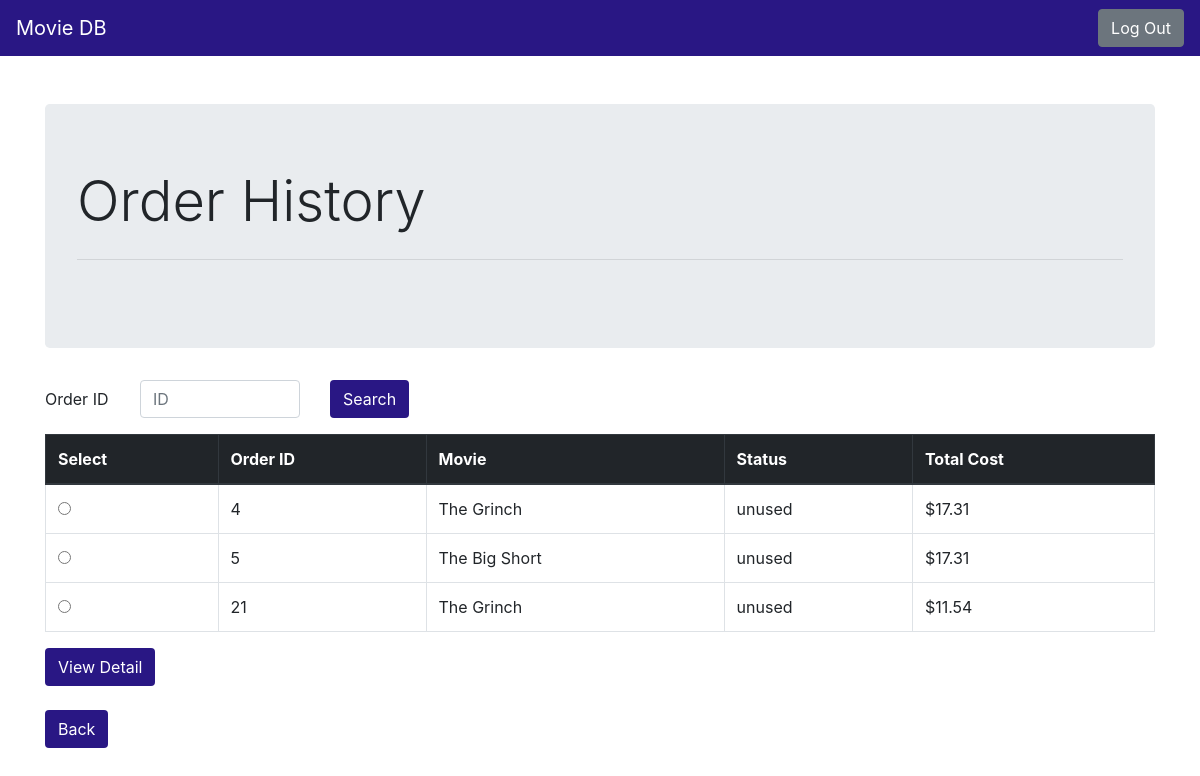
Page /order_history (signed in) on the earlier database version.
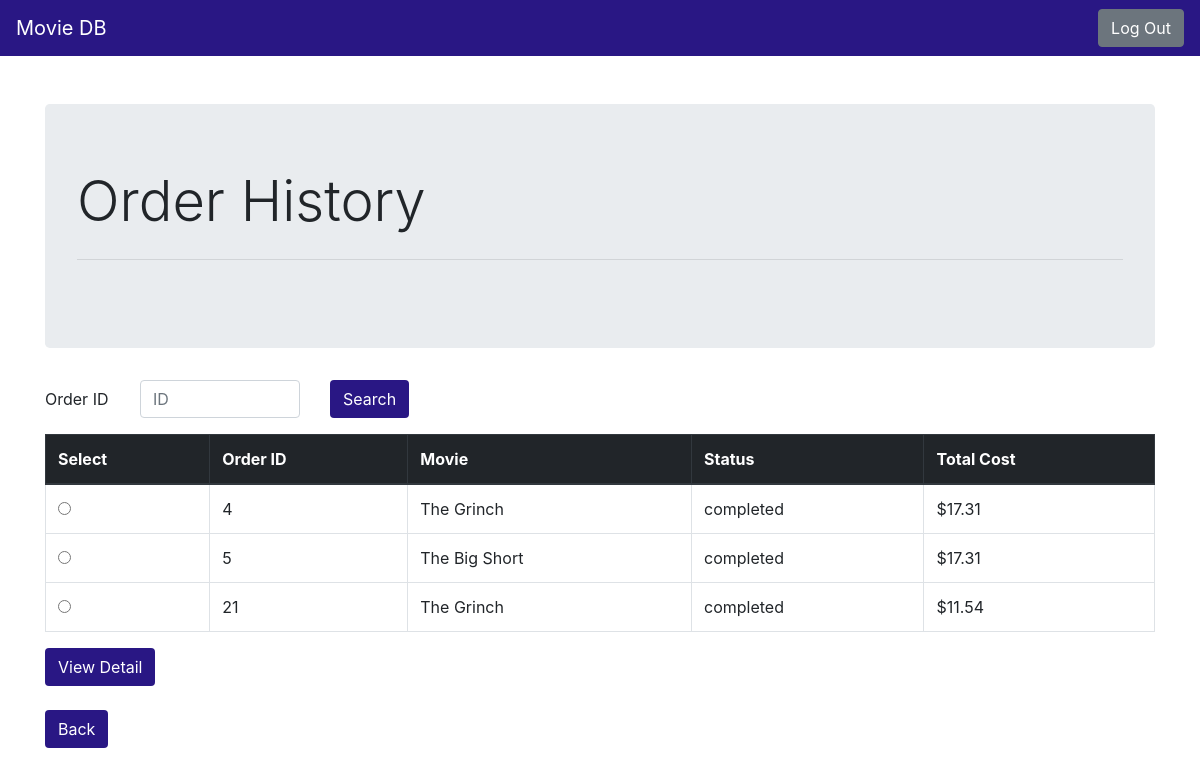
Same page on the later database version.
### tables this page shows
CREATE TABLE ORDERS (
  order_ID integer primary key autoincrement,
  o_date date not null,
  senior_tickets int not null,
  child_tickets int not null,
  adult_tickets int not null,
  total_tickets int not null,
  o_time time not null,
  status varchar[30],
  card_number int not null,
  username varchar[30] not null,
  title varchar[100] not null,
  theater_id int not null,
  constraint ORDERCARD foreign key(card_number) references PAYMENT_INFO(card_no) on delete set null on update cascade,
  constraint ORDERUSER foreign key(username) references CUSTOMER(username) on delete set null on update cascade,
  constraint ORDERTITLE foreign key(title) references MOVIE(title) on delete set null on update cascade,
  constraint ORDERTHEATER foreign key(theater_id) references THEATER(theater_id) on delete set null on update cascade
);

### p3.py (the view)
@app.route('/order_history', methods=['GET', 'POST'])
def order_history():
    db = get_db()
    cur = db.execute('select order_ID, title, status, adult_tickets, senior_tickets, child_tickets from ORDERS where username=?;',[session.get('user')])
    orders = cur.fetchall()
    cur = db.execute('select child_discount as disc from SYSTEM_INFO where child_discount is not null;')
    c = cur.fetchone()
    cur = db.execute('select senior_discount as disc from SYSTEM_INFO where senior_discount is not null;')
    s = cur.fetchone()
    o = []
    cur = db.execute('select cancellation_fee from SYSTEM_INFO where cancellation_fee is not null;')
    fee = cur.fetchone()
    for order in orders:
        total = round((int(order['adult_tickets'])*11.54)+(int(order['child_tickets'])*11.54*c['disc'])+(int(order['senior_tickets'])*11.54*s['disc']),2)
        if order['status'] == 'cancelled':
            total = total - int(fee['cancellation_fee'])
        o.append({'order_ID':order['order_ID'], 'title':order['title'], 'status':order['status'], 'total':total})
    return render_template('order_history.html', orders=o, c=c, s=s)

### p3.py (called while the page is built)
def connect_db():
    rv = sqlite3.connect(app.config['DATABASE'])
    rv.row_factory = sqlite3.Row
    return rv

def get_db():
    if not hasattr(g, 'sqlite_db'):
        g.sqlite_db = connect_db()
    return g.sqlite_db

### templates/order_history.html (shortened to what this page needs)
{% extends "navbar.html" %}
{% block body %}
<div class="container">
  <div class="jumbotron">
    <h1 class="display-4">Order History</h1>
    <hr class="my-4">
  </div>
  {% if not orders %}
  <h2>You havent placed any orders yet</h2>
  {% else %}
  <form action="{{ url_for('order_detail') }}" method=post>
    <div class="form-group row">
      <label for="search" class="col-sm-1 col-form-label">Order ID</label>
      <div class="col-sm-2">
        <input type="number" class="form-control" id="search" name="search" placeholder="ID">
      </div>
      <div class="col-sm-1">
        <button type="submit" class="btn" style="background-color: #291784; color: #FFFFFF;">Search</button>
      </div>
    </div>
  </form>
  <form action="{{ url_for('order_detail') }}" method=post>
    <table class="table table-bordered">
      <thead class="thead-dark">
        <tr>
          <th scope="col">Select</th>
          <th scope="col">Order ID</th>
          <th scope="col">Movie</th>
          <th scope="col">Status</th>
          <th scope="col">Total Cost</th>
        </tr>
      </thead>
      <tbody>
        {% for order in orders %}
        <tr>
          <th scope="row">
            <div style="padding-left: 20px">
              <input type="radio" class="form-check-input" name="search" id="search" value="{{ order.order_ID }}">
            </div>
          </th>
          <td>{{ order.order_ID }}</td>
          <td>{{ order.title }}</td>
          <td>{{ order.status }}</td>
          <td>${{ order.total }}</td>
        </tr>
        {% endfor %}
      </tbody>
    </table>
    <button type="submit" class="btn" style="background-color: #291784; color: #FFFFFF;">View Detail</button>
  </form>
  <br>
  <a href="{{ url_for('me') }}" class="btn" role="button" aria-pressed="true"
    style="background-color: #291784; color: #FFFFFF;">Back</a>
  <br><br><br>
  {% endif %}
</div>
{% endblock %}

### templates/navbar.html (shortened to what this page needs)
<!doctype html>
<html lang="en">
<head>
  <link rel="stylesheet" href="https://stackpath.bootstrapcdn.com/bootstrap/4.1.1/css/bootstrap.min.css"
>
</head>
<body>
  <nav class="navbar navbar-expand-sm navbar-dark sticky-top justify-content-between" style="background-color: #291784">
    <a class="navbar-brand" style='color: #FFFFFF'>Movie DB</a>
    {% if session.logged_in %}
    <a class="btn btn-secondary" href="{{ url_for('logout') }}">Log Out</a>
    {% endif %}
  </nav>
  <div><br><br></div>
  {% block body %}{% endblock %}
</body>

Differences in the rows shown:
changed ORDERS id 4: status "unused" → "completed"
changed ORDERS "The Big Short": status "unused" → "completed"
changed ORDERS id 21: status "unused" → "completed"
